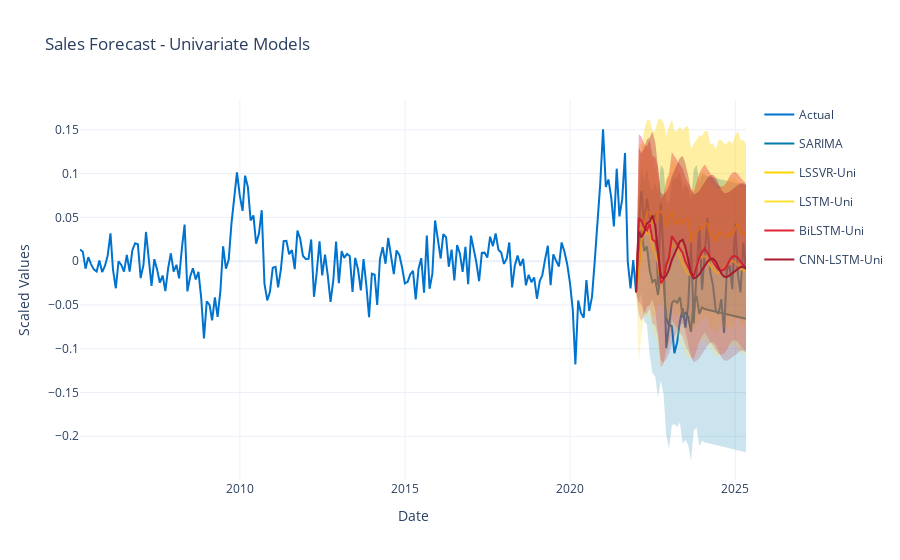

Notebook source saved alongside this figure:
### Markdown cell above
#### ii. Plots

### Code cell
fig_uni = go.Figure()

# Actual data
fig_uni.add_trace(go.Scatter(
    x=y1_scaled.index,
    y=y1_scaled,
    mode='lines',
    name='Actual',
    line=dict(width=2, color='#0073CF'),
    legendgroup="Actual"
))

last_train_x = y1_train_scaled.index[-1]
last_train_y = y1_train_scaled.values[-1]

# Univariate forecasts
models_uni = {
    "SARIMA": (sarima_forecast, sarima_ci),
    "LSSVR-Uni": (lssvr_forecast, (lssvr_lower, lssvr_upper)),
    "LSTM-Uni": (lstm_forecast, (lstm_lower, lstm_upper)),
    "BiLSTM-Uni": (bilstm_forecast, (bilstm_lower, bilstm_upper)),
    "CNN-LSTM-Uni": (cnnlstm_forecast, (cnnlstm_lower, cnnlstm_upper))
}

colors = [
    "#007BA7",  # Brandeis Blue
    "#FFD300",  # Sunny
    "#FFE135",  # Banana Yellow
    "#E32636",  # Spanish Red
    "#A51C30"   # Harvard Crimson
]

for i, (name, (forecast, ci)) in enumerate(models_uni.items()):
    # Handle confidence intervals
    if isinstance(ci, tuple):
        lower, upper = np.array(ci[0]), np.array(ci[1])
    elif isinstance(ci, np.ndarray):
        lower, upper = ci[:, 0], ci[:, 1]
    else:  # DataFrame
        lower, upper = ci.iloc[:, 0].values, ci.iloc[:, 1].values

    # Forecast line
    fig_uni.add_trace(go.Scatter(
        x=[last_train_x] + list(y1_test_scaled.index),
        y=[last_train_y] + list(forecast),
        mode='lines',
        name=name,
        line=dict(color=colors[i]),
        legendgroup=name
    ))

    # Confidence interval (fill)
    fig_uni.add_trace(go.Scatter(
        x=[last_train_x] + list(y1_test_scaled.index),
        y=[last_train_y] + list(upper),
        mode='lines',
        line=dict(width=0),
        fill='tonexty',
        fillcolor=f'rgba{tuple(list(px.colors.hex_to_rgb(colors[i])) + [0.2])}',
        showlegend=False,
        legendgroup=name
    ))
    fig_uni.add_trace(go.Scatter(
        x=[last_train_x] + list(y1_test_scaled.index),
        y=[last_train_y] + list(lower),
        mode='lines',
        line=dict(width=0),
        fill='tonexty',
        fillcolor=f'rgba{tuple(list(px.colors.hex_to_rgb(colors[i])) + [0.2])}',
        showlegend=False,
        legendgroup=name
    ))

fig_uni.update_layout(
    title='Sales Forecast - Univariate Models',
    xaxis_title='Date',
    yaxis_title='Scaled Values',
    template='plotly_white'
)
fig_uni.show()
